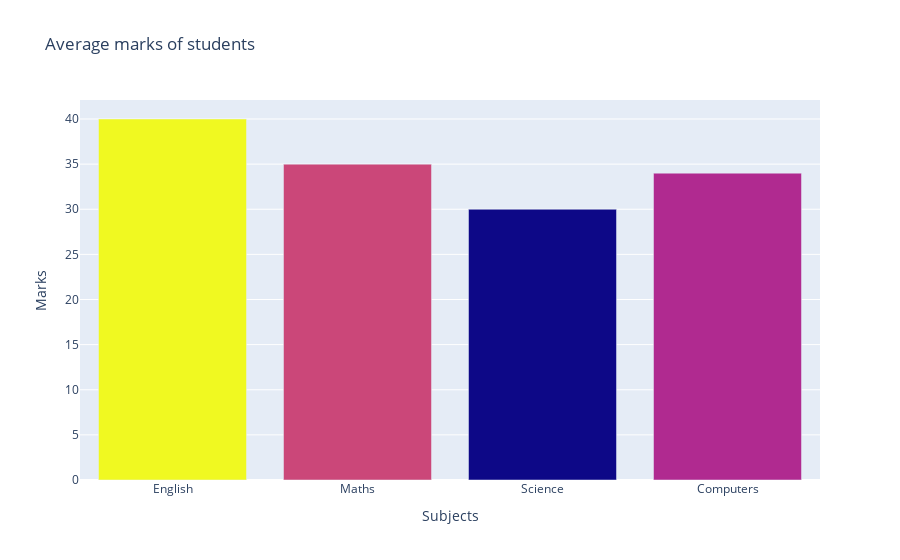

Notebook cell for this chart:
### Code cell
bar_graph1 = px.bar(df1,x='Subjects',y='Marks',title='Average marks of students',color='Marks')
bar_graph1.update_coloraxes(showscale=False)
bar_graph1.show()

### Figure 1 — Plotly figure (JSON) as saved in the notebook; plotly's stock layout.template omitted (floating-point values rounded to 4 significant figures)
{"data": [{"alignmentgroup": "True", "hovertemplate": "Subjects=%{x}<br>Marks=%{marker.color}<extra></extra>", "legendgroup": "", "marker": {"color": [40, 35, 30, 34], "coloraxis": "coloraxis", "pattern": {"shape": ""}}, "name": "", "offsetgroup": "", "orientation": "v", "showlegend": false, "textposition": "auto", "type": "bar", "x": ["English", "Maths", "Science", "Computers"], "xaxis": "x", "y": [40, 35, 30, 34], "yaxis": "y"}], "layout": {"barmode": "relative", "coloraxis": {"colorbar": {"title": {"text": "Marks"}}, "colorscale": [[0, "#0d0887"], [0.1111, "#46039f"], [0.2222, "#7201a8"], [0.3333, "#9c179e"], [0.4444, "#bd3786"], [0.5556, "#d8576b"], [0.6667, "#ed7953"], [0.7778, "#fb9f3a"], [0.8889, "#fdca26"], [1, "#f0f921"]], "showscale": false}, "legend": {"tracegroupgap": 0}, "title": {"text": "Average marks of students"}, "xaxis": {"anchor": "y", "domain": [0, 1], "title": {"text": "Subjects"}}, "yaxis": {"anchor": "x", "domain": [0, 1], "title": {"text": "Marks"}}}}
